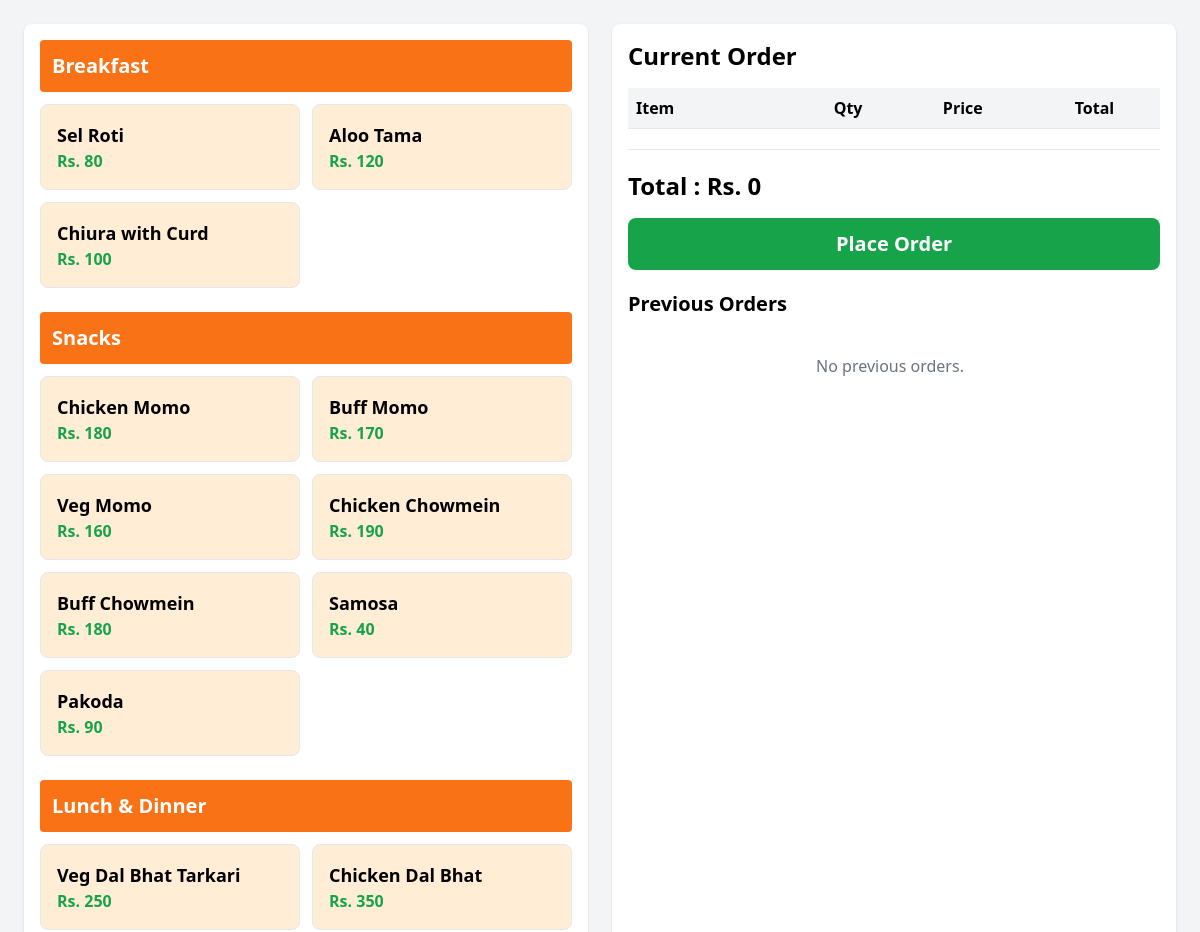
The page /orders/menu/3/ (signed in, upper part) on the database as committed earlier.
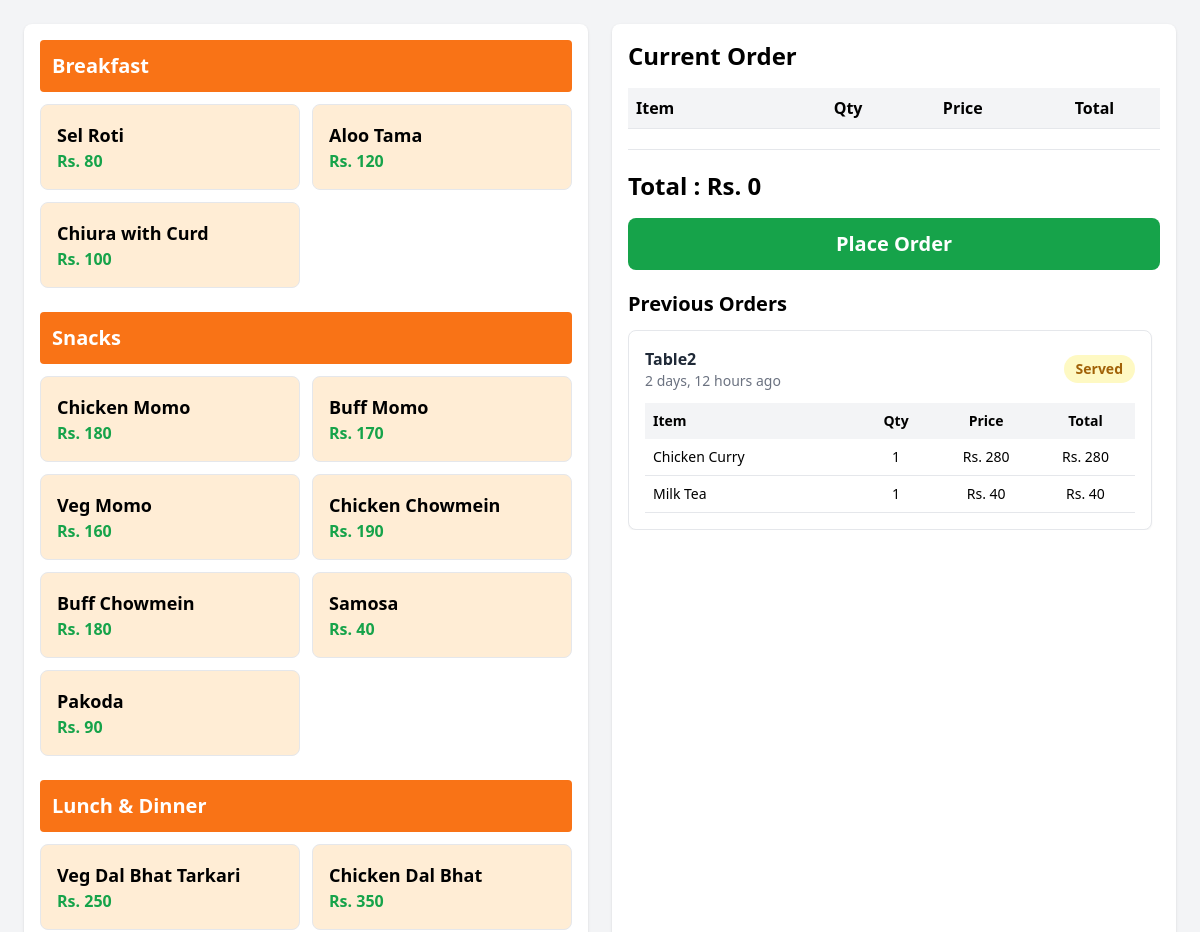
The same page on the database as committed later.
### orders/models.py (models this page shows, shortened)
class Category(models.Model):
    name = models.CharField(max_length=150)
    def __str__(self):
        return self.name

class MenuItem(models.Model):
    class PRIORITY_CHOICES(models.TextChoices):
        HIGH = "3", "High"
        MEDIUM = "2", "Medium"
        LOW = "1", "Low"
    category = models.ForeignKey(
        Category,
        on_delete=models.CASCADE,
        related_name="items"
    )
    name = models.CharField(max_length=200)
    price = models.PositiveIntegerField()
    description = models.TextField(
        null=True,
        blank=True
    )
    default_priority = models.CharField(
        max_length=2,
        choices=PRIORITY_CHOICES,
        default=PRIORITY_CHOICES.MEDIUM
    )
    est_time = models.PositiveIntegerField(
    help_text="Estimated preparation time in minutes",
    null=True,
    blank=True
)
    station = models.ForeignKey(
    "KitchenStation",
    on_delete=models.SET_NULL,
    null=True,
    blank=True,
    related_name="menu_items"
)

class Order(models.Model):
    class ORDER_STATUS(models.TextChoices):
        PENDING = "p", "Pending"
        PARTIALLY_SERVED = "ps", "Partially Served"
        SERVED = "s", "Served"
        BILLED = "b", "Billed"
    id = models.UUIDField(
        primary_key=True,
        default=uuid.uuid4,
        editable=False
    )
    table = models.ForeignKey(
        Table,
        on_delete=models.PROTECT,
        related_name="orders"
    )
    status = models.CharField(
        max_length=2,
        choices=ORDER_STATUS,
        default=ORDER_STATUS.PENDING
    )
    created_at = models.DateTimeField(
        auto_now_add=True
    )

class Table(models.Model):
    name = models.CharField(max_length=20)
    is_reserved = models.BooleanField(default=False)

class OrderItem(models.Model):
    class ITEM_STATUS(models.TextChoices):
        PREPARING = "p", "Preparing"
        READY = "r", "Ready"
        SERVED = "s", "Served"
    order = models.ForeignKey(
        Order,
        on_delete=models.PROTECT,
        related_name="order_items",
        null=True,
        blank=True,
    )
    menu_item = models.ForeignKey(
        MenuItem,
        on_delete=models.PROTECT,
        related_name="order_items"
    )
    price = models.PositiveIntegerField()
    quantity = models.PositiveIntegerField(
        default=1
    )
    status = models.CharField(
        max_length=2,
        choices=ITEM_STATUS,
        default=ITEM_STATUS.PREPARING
    )
    priority = models.CharField(
        max_length=2,
        choices=MenuItem.PRIORITY_CHOICES,
        default=MenuItem.PRIORITY_CHOICES.MEDIUM
    )

### orders/views.py (the view, shortened to what this page needs)
# urls.py: path("menu/<int:table_id>/", views.menu_views, name="menu_view_url"),
@role_required([User.Role.WAITER])
def menu_views(request, table_id):
    categories = Category.objects.all()
    orders = Order.objects.filter(table_id=table_id
                                  ).exclude(status=Order.ORDER_STATUS.BILLED
                                            ).order_by("-created_at")
    return render(
        request,
        "orders/menu.html",
        {
            "categories": categories,
            "table_id": table_id,
            "orders":orders
        }
    )

### orders/templates/orders/menu.html (shortened to what this page needs)
{% load humanize%}
<!doctype html>
<html lang="en">
  <head>
    <script src="https://cdn.tailwindcss.com"></script>
  </head>
  <body class="bg-gray-100">
    <div class="grid grid-cols-2 gap-6 p-6 h-screen">
      <div
        id="menu-items"
        class="bg-white rounded-lg shadow p-4 overflow-y-auto"
      >
        {% for category in categories %}
        <h2 class="text-xl font-bold bg-orange-500 text-white p-3 rounded mb-3">
          {{ category }}
        </h2>
        <div class="grid grid-cols-2 gap-3 mb-6">
          {% for item in category.items.all %}
          <button
            type="button"
            class="bg-orange-100 hover:bg-orange-200 border rounded-lg p-4 text-left"
            data-item-id="{{ item.id }}"
            data-item-name="{{ item.name }}"
            data-item-price="{{ item.price }}"
          >
            <p class="font-bold text-lg">{{ item.name }}</p>
            <p class="text-green-600 font-semibold">Rs. {{ item.price }}</p>
          </button>
          {% endfor %}
        </div>
        {% endfor %}
      </div>
      <div class="bg-white rounded-lg shadow p-4 flex flex-col">
        <h2 class="text-2xl font-bold mb-4">Current Order</h2>
        <form method="POST" action="">
          <div class="flex-1 overflow-y-auto">
            <table class="w-full">
              <thead class="border-b bg-gray-100">
                <tr>
                  <th class="text-left p-2">Item</th>
                  <th class="text-center">Qty</th>
                  <th class="text-center">Price</th>
                  <th class="text-center">Total</th>
                </tr>
              </thead>
            </table>
          </div>
          <div class="border-t mt-5 pt-5">
            <div class="text-2xl font-bold mb-4">
              Total :
              <span id="total-price"> Rs. 0 </span>
            </div>
            <button
              type="submit"
              class="w-full bg-green-600 hover:bg-green-700 text-white py-3 rounded-lg text-xl font-bold"
            >
              Place Order
            </button>
          </div>
        </form>
<h2 class="text-xl font-bold mt-5 mb-3">Previous Orders</h2>
<div class="max-h-80 overflow-y-auto pr-2 space-y-4">
    {% for order in orders %}
    <div class="border rounded-lg shadow-sm bg-white p-4">
        <div class="flex justify-between items-center mb-3">
            <div>
                <p class="font-semibold text-gray-800">
        {{ order.table.name }}
    </p>
                <p class="text-sm text-gray-500">
                    {{ order.created_at|timesince }} ago
                </p>
            </div>
            <span class="px-3 py-1 rounded-full bg-yellow-100 text-yellow-700 text-sm font-semibold">
                {{ order.get_status_display }}
            </span>
        </div>
        <table class="w-full text-sm">
            <thead class="bg-gray-100 sticky top-0">
                <tr>
                    <th class="text-left p-2">Item</th>
                    <th class="text-center p-2">Qty</th>
                    <th class="text-center p-2">Price</th>
                    <th class="text-center p-2">Total</th>
                </tr>
            </thead>
            <tbody>
                {% for item in order.order_items.all %}
                <tr class="border-b">
                    <td class="p-2">{{ item.menu_item.name }}</td>
                    <td class="text-center">{{ item.quantity }}</td>
                    <td class="text-center">Rs. {{ item.price }}</td>
                    <td class="text-center">
                        Rs. {% widthratio item.price 1 item.quantity %}
                    </td>
                </tr>
                {% endfor %}
            </tbody>
        </table>
    </div>
    {% empty %}
    <div class="text-center text-gray-500 py-6">
        No previous orders.
    </div>
    {% endfor %}
</div>
    </div>
  </body>
</html>

Rows that differ between the two databases and show on the page:
added Order: table.name "Table2", created_at "2 days, 12 hours", status "Served"
now on this page (row edited): OrderItem: menu_item.name "Chicken Curry", quantity "1", price "280", price+quantity "280"
now on this page (row edited): OrderItem: menu_item.name "Milk Tea", quantity "1", price "40", price+quantity "40"
Other text that changed with them:
text no longer shown: "No previous orders."
